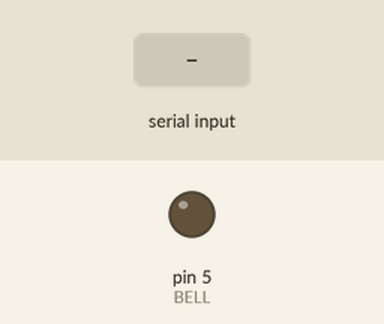
Simulated run of this sketch. Board: Arduino Uno, built with avr-gcc and run on an emulated ATmega328P. Parts: output pins drawn as LEDs (lit = HIGH). The test bench sets the inputs (shaded band). What the sketch prints to the serial monitor is not drawn.

Above: at 1.2 s.
1.3 s: "D" received over Serial
Timing chart, 0 to 4.3 s (numbered marks = the images above; inputs shaded):
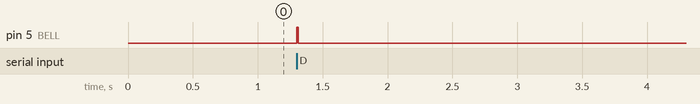

Measured:
- after the input at 1.3 s, pin 5 (BELL): LOW → HIGH at once, → LOW 0.01 s later

The sketch:

BWSN_Doorbell_Bell.ino
```cpp
int BELL = 5;

void setup() {
  pinMode(BELL, OUTPUT);
  Serial.begin(9600);
}


void loop() {
  if (Serial.available() > 0) {
    if (Serial.read() == 'D') {
      Serial.print( 'K' );

      digitalWrite(BELL, HIGH);
      delay(10);
      digitalWrite(BELL, LOW);
    }
  }
}
```
